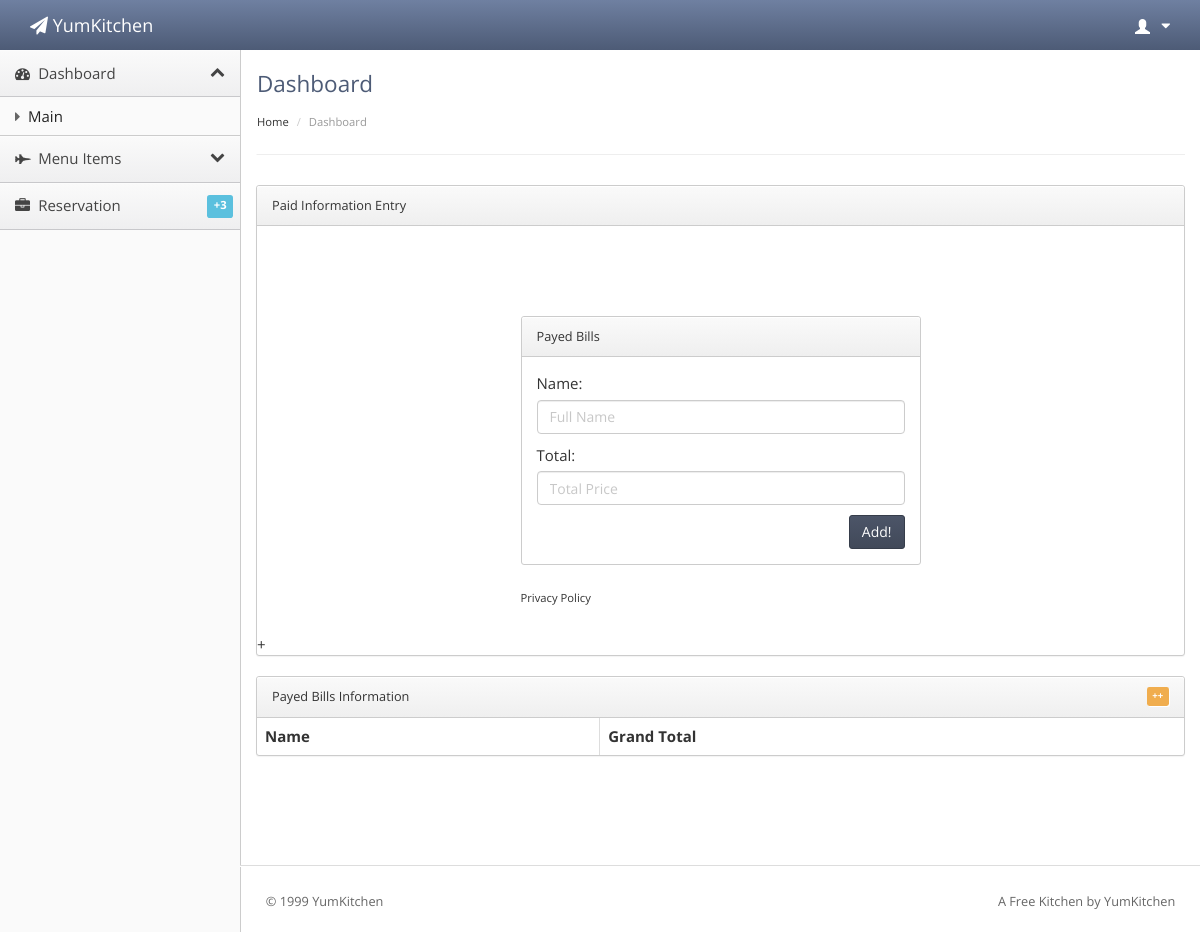
Before: /dashboard/ with the older database file.
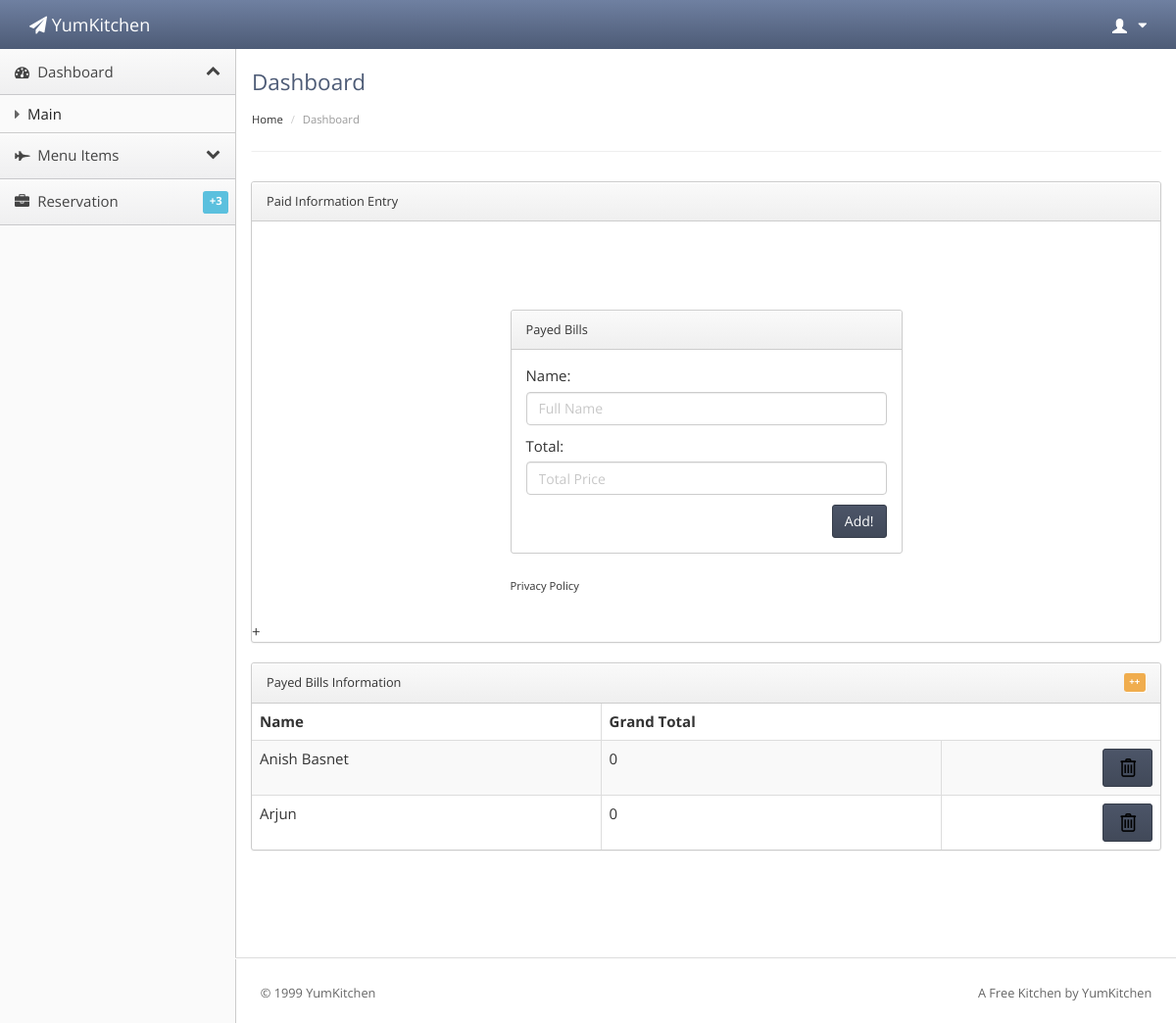
After: the same page with the newer database file.
### homepage/models.py (models this page shows, shortened)
class Order_main(models.Model):
    name=models.CharField(max_length=100);
    total=models.IntegerField(default=0);

### homepage/views.py (the view)
# urls.py: path('dashboard/',views.dashboard,name='dashboard'),
def dashboard(request):
    value_list = Order_main.objects.all();
    frm1=OrderMainForms(request.POST or None);
    if (frm1.is_valid()):
        frm1.save();
        messages.success(request, 'Previous Form submission was successful');
        frm1 = OrderMainForms();
    return render(request, 'dashboard/index.html',{'frm1':frm1,'username':user_name_current,'table_fill_value':value_list})

### homepage/forms.py
class OrderMainForms(forms.ModelForm):
    name = forms.CharField(widget=forms.TextInput(attrs={'class':'form-control span12','placeholder':'Full Name'}),required=True,max_length=100);
    total = forms.IntegerField(
        widget=forms.TextInput(attrs={'class': 'form-control span12', 'type': 'number', 'placeholder': 'Total Price'}),
        required=True);
    class Meta:
        model = Order_main;
        fields = [
            'name',
            'total',
        ];

### homepage/templates/dashboard/index.html (shortened to what this page needs)
{% extends "dashboard/mainlayout.html" %}
{% load staticfiles%}
{% block stylesheet %}
    <link rel="stylesheet" type="text/css" href="{% static 'dashlib/stylesheets/theme.css'%}">
    <link rel="stylesheet" type="text/css" href="{% static 'dashlib/stylesheets/premium.css'%}">
{% endblock %}
{% block content%}
</head>
    <div class="navbar navbar-default" role="navigation">
        <div class="navbar-header">
          <a class="" href="index.html"><span class="navbar-brand"><span class="fa fa-paper-plane"></span> YumKitchen</span></a></div>
        <div class="navbar-collapse collapse" style="height: 1px;">
          <ul id="main-menu" class="nav navbar-nav navbar-right">
            <li class="dropdown hidden-xs">
                <a href="#" class="dropdown-toggle" data-toggle="dropdown">
                    <span class="glyphicon glyphicon-user padding-right-small" style="position:relative;top: 3px;"></span> {{ username }}
                    <i class="fa fa-caret-down"></i>
                </a>
            </li>
          </ul>
        </div>
      </div>
    <div class="sidebar-nav">
    <ul>
    <li><a href="#" data-target=".dashboard-menu" class="nav-header" data-toggle="collapse"><i class="fa fa-fw fa-dashboard"></i> Dashboard<i class="fa fa-collapse"></i></a></li>
    <li><ul class="dashboard-menu nav nav-list collapse in">
            <li><a href="{% url 'homepage:dashboard' %}"><span class="fa fa-caret-right"></span> Main</a></li>
    </ul></li>
    <li data-popover="true" rel="popover" data-placement="right"><a href="#" data-target=".premium-menu" class="nav-header collapsed" data-toggle="collapse"><i class="fa fa-fw fa-fighter-jet"></i> Menu Items<i class="fa fa-collapse"></i></a></li>
        <li><a href="#" data-target=".accounts-menu" class="nav-header collapsed" data-toggle="collapse"><i class="fa fa-fw fa-briefcase"></i> Reservation <span class="label label-info">+3</span></a></li>
            </ul>
    </div>
    <div class="content">
        <div class="header">
            <h1 class="page-title">Dashboard</h1>
                    <ul class="breadcrumb">
            <li><a href="{% url 'homepage:dashboard' %}">Home</a> </li>
            <li class="active">Dashboard</li>
        </ul>
        </div>
        <div class="main-content">
    <div class="panel panel-default">
        <a href="#page-stats" class="panel-heading" data-toggle="collapse">Paid Information Entry</a>
        <div id="page-stats" class="panel-collapse panel-body collapse in">
                 <div class="dialog">
                    <div class="panel panel-default">
                        <p class="panel-heading no-collapse">Payed Bills</p>
                        <div class="panel-body">
                            <form method="post">
                                {{ frm1.as_p }}
                                <div class="form-group">
                                    <button type="submit" class="btn btn-primary pull-right">Add!</button>
                                </div>
                                    <div class="clearfix"></div>
                            </form>
                        </div>
                    </div>
                    <p><a href="privacy-policy.html" style="font-size: .75em; margin-top: .25em;">Privacy Policy</a></p>
                </div>
        </div>+
    </div>
<div class="row">
    <div class="col-sm-12 col-md-12">
        <div class="panel panel-default">
            <div class="panel-heading no-collapse">Payed Bills Information<span class="label label-warning">++</span></div>
            <table class="table table-bordered table-striped">
              <thead>
                <tr>
                  <th>Name</th>
                  <th>Grand Total</th>
                </tr>
              </thead>
              <tbody>
                {% for value in table_fill_value %}
                <tr>
                  <td>{{ value.name }}</td>
                  <td>{{ value.total }}</td>
                <td><a href="{% url 'homepage:delete_bills' value.pk %}"><button class="btn btn-primary pull-right" type="submit"><img src="{% static 'images/icons/delete.png' %}" class="img-fluid"/> </button></a> </td>
                </tr>
                {% endfor %}
              </tbody>
            </table>
        </div>
    </div>
</div>
            <footer>
                <hr>
                <p class="pull-right">A <a href="http://www.portnine.com/bootstrap-themes" target="_blank">Free Kitchen</a> by <a href="http://www.portnine.com" target="_blank">YumKitchen</a></p>
                <p>© 1999 <a href="http://www.portnine.com" target="_blank">YumKitchen</a></p>
            </footer>
        </div>
    </div>
{% endblock %}

### homepage/templates/dashboard/mainlayout.html (shortened to what this page needs)
{%load static from staticfiles %}
<!doctype html>
<html lang="en"><head>
    <link rel="stylesheet" type="text/css" href="{% static 'dashlib/lib/bootstrap/css/bootstrap.css' %}">
    <link rel="stylesheet" href="{% static 'dashlib/lib/font-awesome/css/font-awesome.css'%}">
    <link rel="stylesheet" href="{% static 'dist/w3-css.css' %}">
    {% block stylesheet %}{% endblock %}
    </head>
    <body class=" theme-blue">
        {% block content %}{% endblock %}
    </body>
</html>

### homepage/templates/dashboard/index.html (style rules this page uses)
.navbar-default .navbar-brand, .navbar-default .navbar-brand:hover { color: #fff; }

Changed rows visible on the page:
added Order_main: name "Anish Basnet", total "0"
added Order_main: name "Arjun", total "0"
